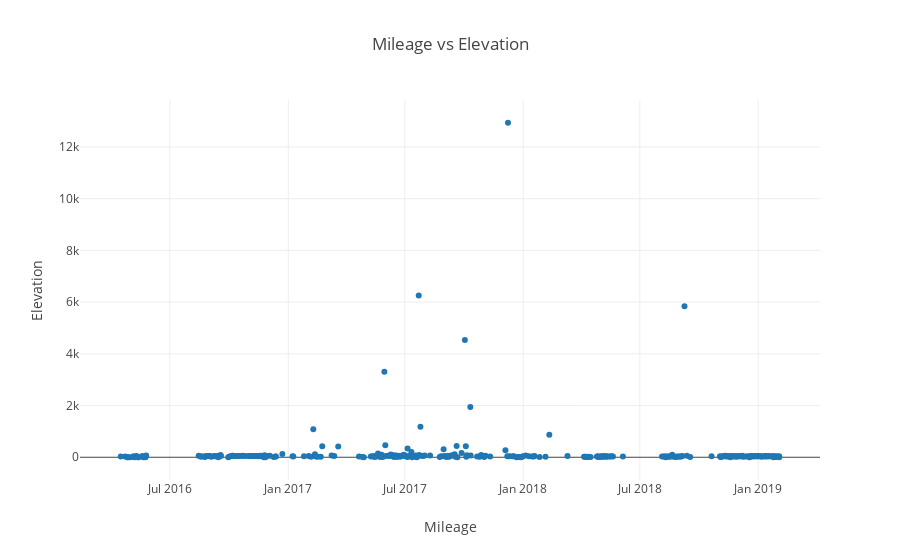

The cell this chart's notebook holds for it:
### Code cell
trace1 = go.Scatter(
    x=mileage_elevation['start_date_local'],
    y=mileage_elevation['total_elevation_gain']/mileage_elevation['miles'],
    name="Mileage vs Elevation",
    mode='markers'
)

layout = go.Layout(
    title="Mileage vs Elevation",
    xaxis={"title":"Mileage"},
    yaxis={"title":"Elevation"}
)

figure = go.Figure(data = [trace1], layout=layout)
iplot(figure)

### Figure 1 — Plotly figure (JSON) as saved in the notebook; plotly's stock layout.template omitted (floating-point values rounded to 4 significant figures; data arrays with more than 128 entries replaced by an {"elided": "..."} marker saying what was removed)
{"data": [{"mode": "markers", "name": "Mileage vs Elevation", "type": "scatter", "uid": "d20fbe9d-ff1f-4388-8e1f-78a3b4268130", "x": {"elided": "300 str values"}, "y": {"elided": "300 float values"}}], "layout": {"title": {"text": "Mileage vs Elevation"}, "xaxis": {"title": {"text": "Mileage"}}, "yaxis": {"title": {"text": "Elevation"}}}}
